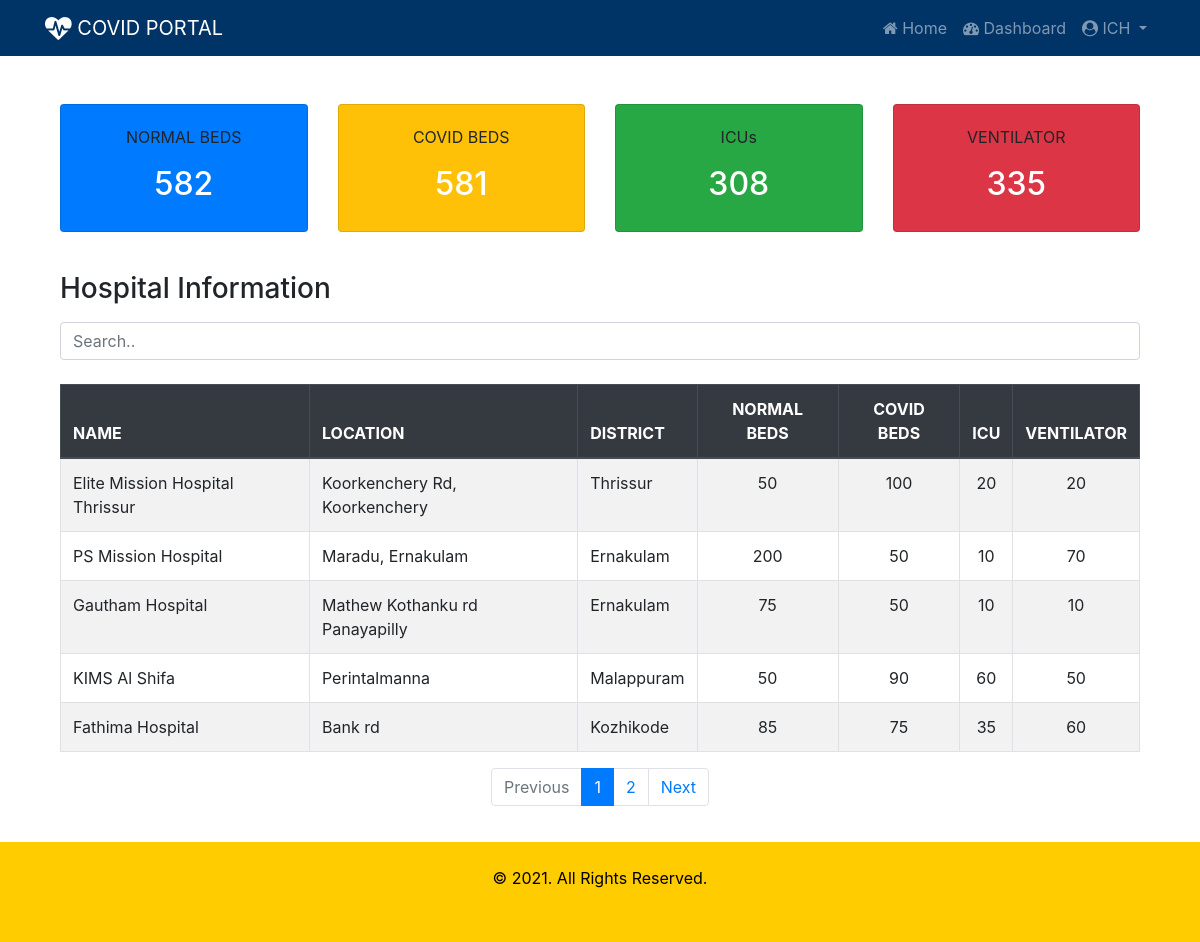
The app's page /beds/ (signed in) with its own data.
### beds/models.py (models this page shows, shortened)
class Hospital(models.Model):
    sc = (
    ('gov', 'Government'),
    ('prv', 'Private')
    )
    name = models.CharField(max_length=50)
    location = models.CharField(max_length=50)
    district = models.CharField(max_length=2, choices=dt)
    phone = models.CharField(max_length=12)
    sector = models.CharField(max_length=3, choices=sc)
    covid_beds = models.IntegerField()
    normal_beds = models.IntegerField()
    icu_beds = models.IntegerField()
    ventilator = models.IntegerField()
    user = models.OneToOneField(User, on_delete=models.CASCADE)

### beds/views.py (the view)
# urls.py: path('', views.index, name='index'),
def index(request):
    normal_beds = Hospital.objects.aggregate(total=Sum('normal_beds'))
    covid_beds = Hospital.objects.aggregate(total=Sum('covid_beds'))
    icu = Hospital.objects.aggregate(total=Sum('icu_beds'))
    ventilator = Hospital.objects.aggregate(total=Sum('ventilator'))
    page = request.GET.get('page', 1)
    hospital_list = Hospital.objects.all()
    paginator = Paginator(hospital_list, 5)
    try:
        hospitals = paginator.page(page)
    except PageNotAnInteger:
        hospitals = paginator.page(1)
    except EmptyPage:
        hospitals = paginator.page(paginator.num_pages)
    context = {
        'normal_beds': normal_beds,
        'covid_beds': covid_beds,
        'icu': icu,
        'ventilator': ventilator,
        'hospitals': hospitals
    }
    return render(request, 'beds/summary.html', context)

### beds/templates/beds/summary.html (shortened to what this page needs)
{% extends 'beds/index.html' %}
{% block content %}
<div class="container mt-4 pt-4 pb-4">
  <div class="card-deck">
    <div class="card bg-primary">
      <div class="card-body text-center">
        <p class="card-text">NORMAL BEDS</p>
        <h2 class="text-white">{{ normal_beds.total }}</h2>
      </div>
    </div>
    <div class="card bg-warning">
      <div class="card-body text-center">
        <p class="card-text">COVID BEDS</p>
        <h2 class="text-white">{{ covid_beds.total }}</h2>
      </div>
    </div>
    <div class="card bg-success">
      <div class="card-body text-center">
        <p class="card-text">ICUs</p>
        <h2 class="text-white">{{ icu.total }}</h2>
      </div>
    </div>
    <div class="card bg-danger">
      <div class="card-body text-center">
        <p class="card-text">VENTILATOR</p>
        <h2 class="text-white">{{ ventilator.total }}</h2>
      </div>
    </div>
  </div>
</div>
<div class="container mt-3">
  <h3 class="mb-3">Hospital Information</h3>
  <input class="form-control" id="myInput" type="text" placeholder="Search..">
  <br>
  <table class="table table-bordered table-striped table-hover">
    <thead class="thead-dark">
      <tr>
        <th>NAME</th>
        <th>LOCATION</th>
        <th>DISTRICT</th>
        <th class="text-center">NORMAL BEDS</th>
        <th class="text-center">COVID BEDS</th>
        <th class="text-center">ICU</th>
        <th class="text-center">VENTILATOR</th>
      </tr>
    </thead>
    <tbody id="myTable">
      {% for hospital in hospitals %}
        <tr>
          <td>{{ hospital.name }}</td>
          <td>{{ hospital.location}}</td>
          <td>{{ hospital.get_district_display}}</td>
          <td class="text-center">{{ hospital.normal_beds}}</td>
          <td class="text-center">{{ hospital.covid_beds}}</td>
          <td class="text-center">{{ hospital.icu_beds}}</td>
          <td class="text-center">{{ hospital.ventilator}}</td>
        </tr>
      {% endfor %}
    </tbody>
  </table>
  {% if hospitals.has_other_pages %}
  <nav aria-label="Pagination">
    <ul class="pagination justify-content-center">
      {% if hospitals.has_previous %}
        <li class="page-item"><a class="page-link" href="?page={{ hospitals.previous_page_number }}">Previous</a></li>
      {% else %}
        <li class="page-item disabled"><a class="page-link" href="#" tabindex="-1">Previous</a></li>
      {% endif %}
      {% for i in hospitals.paginator.page_range %}
        {% if hospitals.number == i %}
          <li class="page-item active"><a class="page-link" href="#"><span>{{ i }} <span class="sr-only">(current)</span></span></a></li>
        {% else %}
          <li class="page-item"><a class="page-link" href="?page={{ i }}">{{ i }}</a></li>
        {% endif %}
      {% endfor %}
      {% if hospitals.has_next %}
        <li class="page-item"><a class="page-link" href="?page={{ hospitals.next_page_number }}">Next</a></li>
      {% else %}
        <li class="page-item disabled"><a class="page-link" href="#">Next</a></li>
      {% endif %}
    </ul>
  </nav>
  {% endif %}
  <div style="height:120px;"></div>
</div>
{% endblock %}

### beds/templates/beds/index.html (shortened to what this page needs)
{% load static %}
<!DOCTYPE html>
<html lang="en">
<head>
  <link rel="stylesheet" href="https://cdnjs.cloudflare.com/ajax/libs/font-awesome/4.7.0/css/font-awesome.min.css">
  <link rel="stylesheet" href="https://maxcdn.bootstrapcdn.com/bootstrap/4.5.2/css/bootstrap.min.css">
  <link rel="stylesheet" href="{% static 'beds/css/style.css'%}">
</head>
<body>
<nav class="navbar navbar-expand-sm bg-navy navbar-dark">
  <div class="container">
    <a class="navbar-brand" href="#"><i class="fa fa-heartbeat fa-lg"></i> COVID PORTAL</a>
    {% if user.is_authenticated %}
      <ul class="navbar-nav">
        <li class="nav-item">
          <a class="nav-link" href="{% url 'index' %}"><i class="fa fa-home"></i> Home </a>
        </li>
        <li class="nav-item">
          <a class="nav-link" href="{% url 'dashboard' %}"><i class="fa fa-dashboard"></i> Dashboard </a>
        </li>
       <li class="nav-item dropdown">
         <a class="nav-link dropdown-toggle" href="#" id="navbardrop" data-toggle="dropdown">
           <i class="fa fa-user-circle"></i> {{ user.username }}
         </a>
       </li>
      </ul>
    {% endif %}
  </div>
</nav>
<div class="container">
  {% block content %}
  {% endblock %}
</div>
<footer class="footer" style="position:fixed; bottom:0; width:100%;">
  <div class="container-fluid p-4" >
    <p class="text-center"> &copy; 2021. All Rights Reserved.</p>
  </div>
</footer>
</body>
</html>

### beds/static/beds/css/style.css (style rules this page uses)
.bg-navy { background-color: #003366; color: white; }
.footer { background-color: #ffcc00; color: black; height: 100px; }

### records on screen
Hospital: name "Elite Mission Hospital Thrissur", location "Koorkenchery Rd, Koorkenchery", district "Thrissur", normal_beds "50", covid_beds "100", icu_beds "20", ventilator "20"
Hospital: name "PS Mission Hospital", location "Maradu, Ernakulam", district "Ernakulam", normal_beds "200", covid_beds "50", icu_beds "10", ventilator "70"
Hospital: name "Gautham Hospital", location "Mathew Kothanku rd Panayapilly", district "Ernakulam", normal_beds "75", covid_beds "50", icu_beds "10", ventilator "10"
Hospital: name "KIMS Al Shifa", location "Perintalmanna", district "Malappuram", normal_beds "50", covid_beds "90", icu_beds "60", ventilator "50"
Hospital: name "Fathima Hospital", location "Bank rd", district "Kozhikode", normal_beds "85", covid_beds "75", icu_beds "35", ventilator "60"

### other values on screen
{{ user.username }} "ICH"
{{ normal_beds.total }} "582"
{{ covid_beds.total }} "581"
{{ icu.total }} "308"
{{ ventilator.total }} "335"
{{ i }} "1"
{{ i }} "2"
